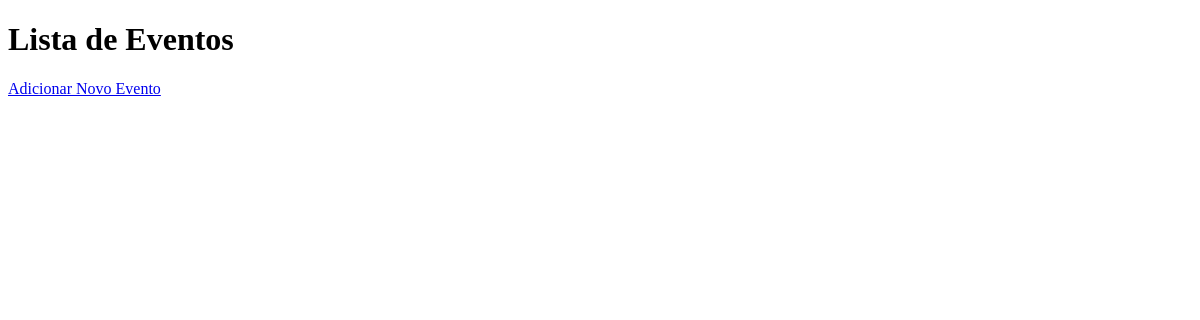
Before: / with the older database file.
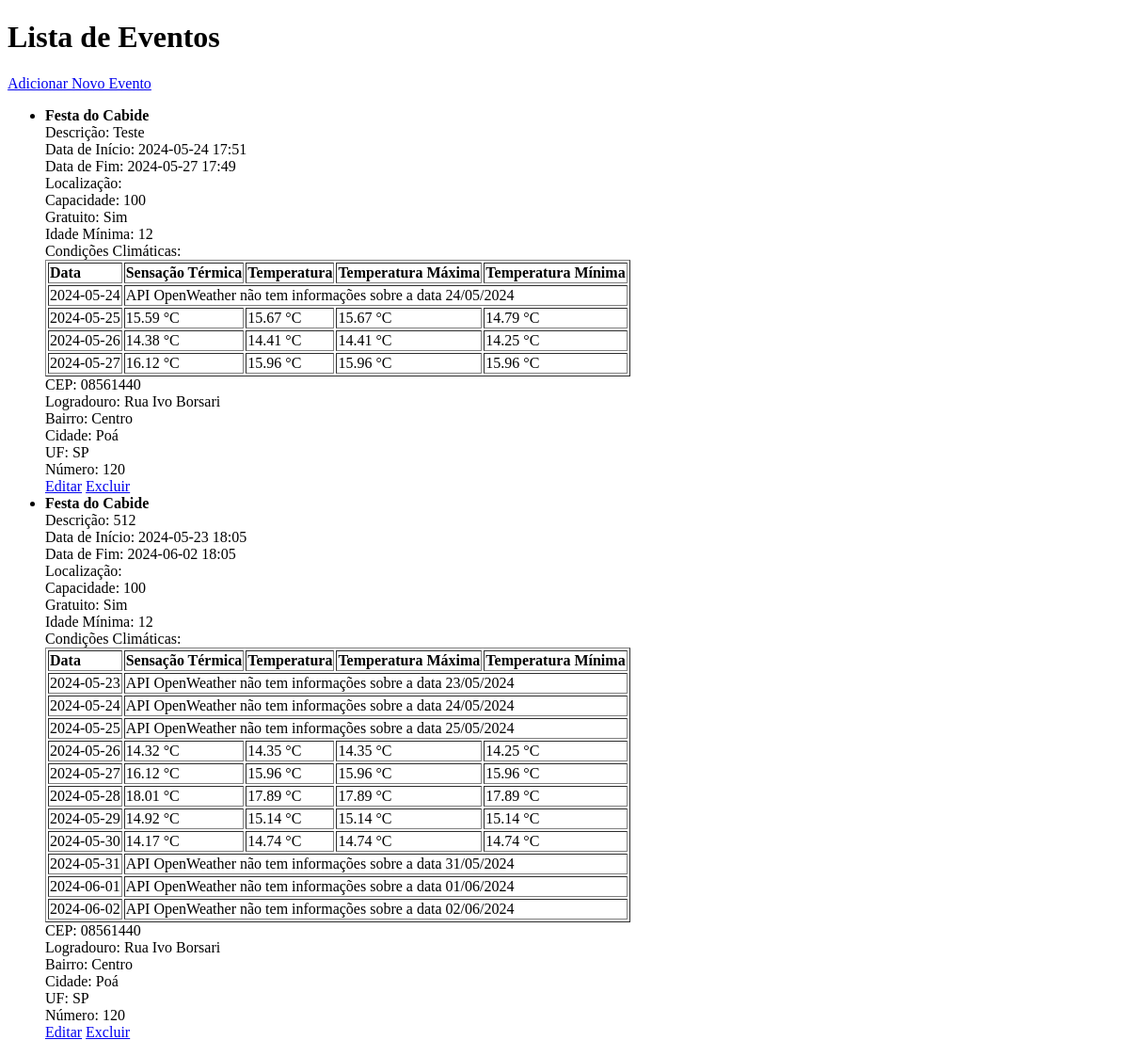
After: the same page with the newer database file.
### models.py (models this page shows, shortened)
class Eventos(db.Model):
    id = db.Column(db.Integer, primary_key=True)
    titulo = db.Column(db.String(100), nullable=False)
    descricao = db.Column(db.String(1000), nullable=False)
    data_inicio = db.Column(db.DateTime, nullable=False)
    data_fim = db.Column(db.DateTime, nullable=False)
    capacidade = db.Column(db.Integer, nullable=False)
    gratuito = db.Column(db.Boolean, nullable=False, default=True)
    preco = db.Column(db.Float, nullable=True)
    idade_minima = db.Column(db.Integer, nullable=True)
    condicoes_climaticas = db.Column(db.String(1000), nullable=True)
    cep = db.Column(db.String(10), nullable=False)
    logradouro = db.Column(db.String(200), nullable=False)
    bairro = db.Column(db.String(50), nullable=False)
    cidade = db.Column(db.String(50), nullable=False)
    uf = db.Column(db.String(10), nullable=False)
    numero = db.Column(db.String(15), nullable=False)
    criado_em = db.Column(db.DateTime, nullable=False, default=db.func.current_timestamp())
    atualizado_em = db.Column(db.DateTime, nullable=False, default=db.func.current_timestamp(), onupdate=db.func.current_timestamp())

### app.py (the view)
@app.route('/')
def index():
    eventos = Eventos.query.all()
    for evento in eventos:
        evento.condicoes_climaticas = json.loads(evento.condicoes_climaticas)
    return render_template('index.html', eventos=eventos)

### templates/index.html (shortened to what this page needs)
<!DOCTYPE html>
<html lang="en">
<head>
</head>
<body>
    <h1>Lista de Eventos</h1>
    <a href="/create">Adicionar Novo Evento</a>
    <ul>
        {% for evento in eventos %}
            <li>
                <strong>{{ evento.titulo }}</strong><br>
                Descrição: {{ evento.descricao }}<br>
                Data de Início: {{ evento.data_inicio.strftime('%Y-%m-%d %H:%M') }}<br>
                Data de Fim: {{ evento.data_fim.strftime('%Y-%m-%d %H:%M') }}<br>
                Localização: {{ evento.localizacao }}<br>
                Capacidade: {{ evento.capacidade }}<br>
                Gratuito: {{ 'Sim' if evento.gratuito else 'Não' }}<br>
                Idade Mínima: {{ evento.idade_minima or 'Nenhuma' }}<br>
                Condições Climáticas: <br>
                <table border="1">
                    <tr>
                        <th>Data</th>
                        <th>Sensação Térmica</th>
                        <th>Temperatura</th>
                        <th>Temperatura Máxima</th>
                        <th>Temperatura Mínima</th>
                    </tr>
                    {% for data, condicoes in evento.condicoes_climaticas.items() %}
                    <tr>
                        <td>{{ data }}</td>
                        {% if "API OpenWeather não tem informações sobre a data" in condicoes %}
                            <td colspan="4">{{ condicoes }}</td>
                        {% else %}
                            <td>{{ condicoes.sensacao_termica }} °C</td>
                            <td>{{ condicoes.temperatura }} °C</td>
                            <td>{{ condicoes.temperatura_max }} °C</td>
                            <td>{{ condicoes.temperatura_min }} °C</td>
                        {% endif %}
                    </tr>
                    {% endfor %}
                </table>
                CEP: {{ evento.cep }}<br>
                Logradouro: {{ evento.logradouro }}<br>
                Bairro: {{ evento.bairro }}<br>
                Cidade: {{ evento.cidade }}<br>
                UF: {{ evento.uf }}<br>
                Número: {{ evento.numero }}<br>
                <a href="/update/{{ evento.id }}">Editar</a>
                <a href="/delete/{{ evento.id }}">Excluir</a>
            </li>
        {% endfor %}
    </ul>
</body>
</html>

Changed rows visible on the page:
added Eventos: titulo "Festa do Cabide", descricao "Teste", data_inicio "2024-05-24 17:51", data_fim "2024-05-27 17:49", capacidade "100", gratuito "Sim", idade_minima "12", condicoes_climaticas "2024-05-24" "2024-05-25" "2024-05-26" "2024-05-27", condicoes_climaticas "API OpenWeather não tem informações sobre a data 24/05/2024", sensacao_termica "15.59" "14.38" "16.12", temperatura "15.67" "14.41" "15.96", temperatura_max "15.67" "14.41" "15.96", temperatura_min "14.79" "14.25" "15.96", cep "08561440", logradouro "Rua Ivo Borsari", bairro "Centro", cidade "Poá", uf "SP", numero "120"
added Eventos: titulo "Festa do Cabide", descricao "512", data_inicio "2024-05-23 18:05", data_fim "2024-06-02 18:05", capacidade "100", gratuito "Sim", idade_minima "12", condicoes_climaticas "2024-05-23" "2024-05-24" "2024-05-25" "2024-05-26" "2024-05-27" "2024-05-28" "2024-05-29" "2024-05-30" "2024-05-31" "2024-06-01" "2024-06-02", condicoes_climaticas "API OpenWeather não tem informações sobre a data 23/05/2024" "API OpenWeather não tem informações sobre a data 24/05/2024" "API OpenWeather não tem informações sobre a data 25/05/2024" "API OpenWeather não tem informações sobre a data 31/05/2024" "API OpenWeather não tem informações sobre a data 01/06/2024" "API OpenWeather não tem informações sobre a data 02/06/2024", sensacao_termica "14.32" "16.12" "18.01" "14.92" "14.17", temperatura "14.35" "15.96" "17.89" "15.14" "14.74", temperatura_max "14.35" "15.96" "17.89" "15.14" "14.74", temperatura_min "14.25" "15.96" "17.89" "15.14" "14.74", cep "08561440", logradouro "Rua Ivo Borsari", bairro "Centro", cidade "Poá", uf "SP", numero "120"
